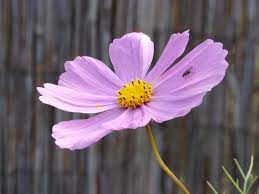
#> input picture Assignment4/1811076104/image.jpg, 259 x 194 px, found by its file name
$ python 1811076104.py
#> lines starting #> are read from the running program, lines starting #| are printed output that depends on the picture
import cv2
import numpy as np
import matplotlib.pyplot as plt


def polt_histrogram(image):

    amount_intensity =[]
    value_intensity_of_img = []

    for k in range(256):

        value_intensity_of_img.append(k)
        tem_cnt = 0

        for i in range(p):

            for j in range(q):

                if image[i, j]== k:

                    tem_cnt = tem_cnt + 1

        amount_intensity.append(tem_cnt)

    return (value_intensity_of_img, amount_intensity)

orginal_image = plt.imread('H:\\Assignment\\Assignment4\\1811076104\\image.jpg')
#> orginal_image is the input picture: shape (194, 259, 3); mean R, G, B 114.2, 97.1, 111.2
plt.subplot(3,2,1)
plt.title('orginal Image')
plt.imshow(orginal_image)


plt.subplot(3,2,2)
plt.xlabel('intensity')
plt.ylabel('pixels')
plt.title('Built-in histogram function')
plt.hist(orginal_image.ravel(), 256, [0, 256])


image = cv2.imread('H:\\Assignment\\Assignment4\\1811076104\\image.jpg', 0)
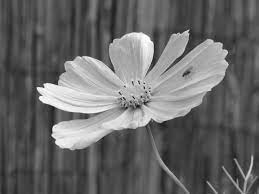
#> image: shape (194, 259); min 8, max 255, mean 103.8
p, q = image.shape
#> p = 194; q = 259
inten, tem_cnt = polt_histrogram(image)
#> inten = 256 values from 0 to 255; tem_cnt = 256 values, max 1030 at index 74, min 0 at index 0, mean 196.3

plt.subplot(3,2,5)
plt.stem(inten, tem_cnt, markerfmt='')
plt.xlabel('intensity')
plt.ylabel('pixels')
plt.title('Without Built-in histogram function')

plt.subplot(3,2,6)
plt.title('Neighborhood Processing')
grayscale = cv2.cvtColor(orginal_image, cv2.COLOR_RGB2GRAY)


kernel1 = np.array([[-1, -1, -3],
                    [0, 11, -1],
                    [-1, -1, -1]], dtype=np.int8)
processed_img = cv2.filter2D(grayscale, -1, kernel1)
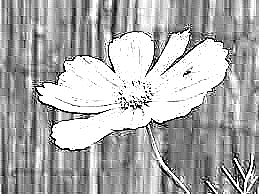
#> processed_img: shape (194, 259); min 0, max 255, mean 171.8
plt.imshow(processed_img)
plt.savefig('H:\\Assignment\\Assignment4\\1811076104\\Output Image.jpg')
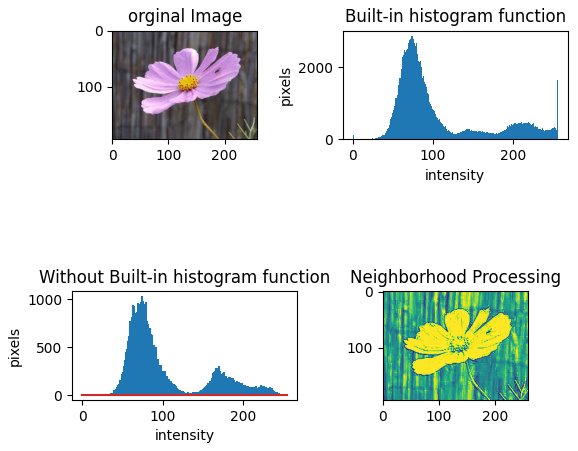
#> figure drawn by matplotlib, 4 panels; panel 2: tallest bar 2878 high, from x = 74 to 75; panel 3: curve peaks at x = 74, y = 1030
plt.show()
